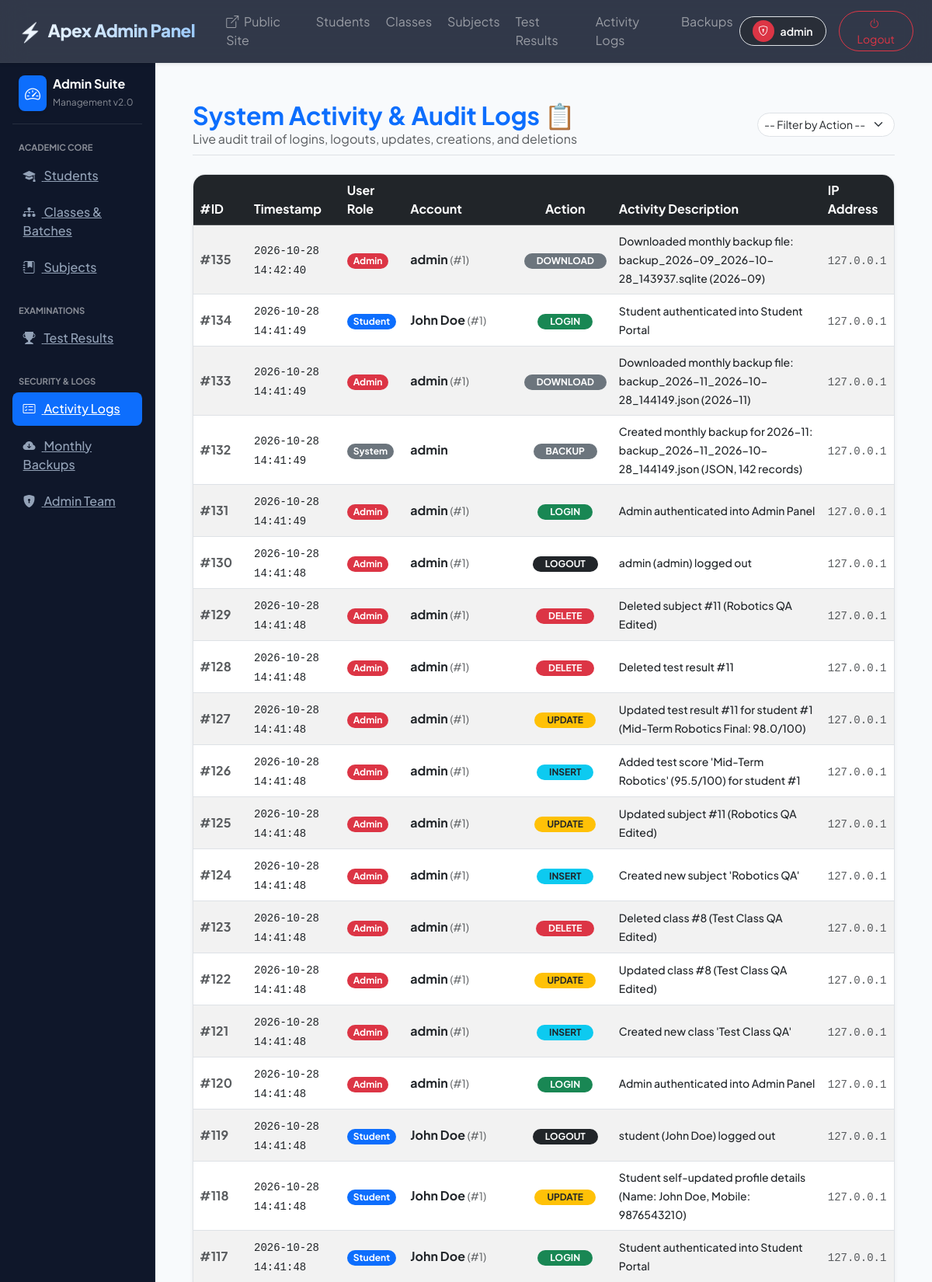
The app's page /logs.php (signed in, upper part) with its own data.
### tables this page shows
CREATE TABLE tbllogs (
            logid INTEGER PRIMARY KEY AUTOINCREMENT,
            user_type TEXT NOT NULL,
            user_id INTEGER,
            username TEXT NOT NULL,
            action TEXT NOT NULL,
            description TEXT NOT NULL,
            ip_address TEXT,
            timestamp TEXT NOT NULL
        );

### logs.php (the view, shortened to what this page needs)
<?php
include "dbms.php";
include "includes/top.php";
?>
<?php
include "includes/nav.php";
include "includes/left-side.php";
$sql = "SELECT * FROM tbllogs";
$params = [];
$sql .= " ORDER BY logid DESC LIMIT 200";
$stmt = $conn->prepare($sql);
$stmt->execute($params);
$logs = $stmt->fetchAll();
?>
<div class="d-flex justify-content-between align-items-center mb-4 border-bottom pb-2 flex-wrap gap-2">
    <div>
        <h2 class="text-primary fw-bold m-0">System Activity & Audit Logs 📋</h2>
        <p class="text-muted m-0">Live audit trail of logins, logouts, updates, creations, and deletions</p>
    </div>
    <div class="d-flex gap-2">
        <form method="GET" class="d-flex gap-2">
            <select name="action" class="form-select form-select-sm rounded-pill" onchange="this.form.submit()">
                <option value="">-- Filter by Action --</option>
            </select>
        </form>
    </div>
</div>
<div class="glass-card border shadow-sm rounded-4 overflow-hidden">
    <div class="table-responsive">
        <table class="table table-hover table-striped align-middle mb-0">
            <thead class="table-dark">
                <tr>
                    <th scope="col" style="width: 70px;">#ID</th>
                    <th scope="col">Timestamp</th>
                    <th scope="col">User Role</th>
                    <th scope="col">Account</th>
                    <th scope="col" class="text-center">Action</th>
                    <th scope="col">Activity Description</th>
                    <th scope="col">IP Address</th>
                </tr>
            </thead>
            <tbody>
            <?php if (empty($logs)): ?>
                <tr>
                    <td colspan="7" class="text-center text-muted py-5">No activity logs recorded yet.</td>
                </tr>
            <?php else: ?>
                <?php foreach ($logs as $log): ?>
                    <tr>
                        <td class="text-muted fw-bold">#<?php echo htmlspecialchars($log['logid']); ?></td>
                        <td><small class="font-monospace text-dark"><?php echo htmlspecialchars($log['timestamp']); ?></small></td>
                        <td>
                            <?php if ($log['user_type'] === 'Admin'): ?>
                                <span class="badge bg-danger rounded-pill px-2 py-1">Admin</span>
                            <?php elseif ($log['user_type'] === 'Student'): ?>
                                <span class="badge bg-primary rounded-pill px-2 py-1">Student</span>
                            <?php else: ?>
                                <span class="badge bg-secondary rounded-pill px-2 py-1"><?php echo htmlspecialchars($log['user_type']); ?></span>
                            <?php endif; ?>
                        </td>
                        <td>
                            <strong class="text-dark"><?php echo htmlspecialchars($log['username']); ?></strong>
                            <?php if ($log['user_id']): ?>
                                <small class="text-muted">(#<?php echo $log['user_id']; ?>)</small>
                            <?php endif; ?>
                        </td>
                        <td class="text-center">
                            <?php
                            $act = strtoupper($log['action']);
                            $badgeClass = 'bg-secondary';
                            if ($act === 'LOGIN') $badgeClass = 'bg-success';
                            elseif ($act === 'LOGOUT') $badgeClass = 'bg-dark';
                            elseif ($act === 'INSERT') $badgeClass = 'bg-info text-dark';
                            elseif ($act === 'UPDATE') $badgeClass = 'bg-warning text-dark';
                            elseif ($act === 'DELETE') $badgeClass = 'bg-danger';
                            ?>
                            <span class="badge <?php echo $badgeClass; ?> rounded-pill px-3 py-1"><?php echo $act; ?></span>
                        </td>
                        <td><span class="text-dark small fw-medium"><?php echo htmlspecialchars($log['description']); ?></span></td>
                        <td><small class="text-muted font-monospace"><?php echo htmlspecialchars($log['ip_address'] ?? '127.0.0.1'); ?></small></td>
                    </tr>
                <?php endforeach; ?>
            <?php endif; ?>
            </tbody>
        </table>
    </div>
</div>
<?php
include "includes/end.php";
?>

### style.css (style rules this page uses)
:root { --primary: #4f46e5; --primary-hover: #4338ca; --primary-light: #eef2ff; --secondary: #0ea5e9; --accent: #f59e0b; --success: #10b981; --danger: #ef4444; --dark-bg: #0f172a; --card-bg: rgba(255, 255, 255, 0.92); --glass-border: rgba(255, 255, 255, 0.4); --glass-shadow: 0 20px 40px -15px rgba(0, 0, 0, 0.07); --font-main: 'Plus Jakarta Sans', -apple-system, BlinkMacSystemFont, "Segoe UI", Roboto, sans-serif; }
body { font-family: var(--font-main); background-color: #f8fafc; color: #1e293b; overflow-x: hidden; margin: 0; padding: 0; }
.glass-card { background: var(--card-bg); backdrop-filter: blur(16px); -webkit-backdrop-filter: blur(16px); border: 1px solid var(--glass-border); border-radius: 1.25rem; box-shadow: var(--glass-shadow); transition: all 0.3s cubic-bezier(0.16, 1, 0.3, 1); }

### records on screen
tbllogs: logid "135", timestamp "2026-10-28 14:42:40", user_type "Admin", username "admin", user "1", action "DOWNLOAD", description "Downloaded monthly backup file: backup_2026-09_2026-10-28_143937.sqlite (2026-09)", ip_address "127.0.0.1"
tbllogs: logid "134", timestamp "2026-10-28 14:41:49", user_type "Student", username "John Doe", user "1", action "LOGIN", description "Student authenticated into Student Portal", ip_address "127.0.0.1"
tbllogs: logid "133", timestamp "2026-10-28 14:41:49", user_type "Admin", username "admin", user "1", action "DOWNLOAD", description "Downloaded monthly backup file: backup_2026-11_2026-10-28_144149.json (2026-11)", ip_address "127.0.0.1"
tbllogs: logid "132", timestamp "2026-10-28 14:41:49", user_type "System", username "admin", action "BACKUP", description "Created monthly backup for 2026-11: backup_2026-11_2026-10-28_144149.json (JSON, 142 records)", ip_address "127.0.0.1"
tbllogs: logid "131", timestamp "2026-10-28 14:41:49", user_type "Admin", username "admin", user "1", action "LOGIN", description "Admin authenticated into Admin Panel", ip_address "127.0.0.1"
tbllogs: logid "130", timestamp "2026-10-28 14:41:48", user_type "Admin", username "admin", user "1", action "LOGOUT", description "admin (admin) logged out", ip_address "127.0.0.1"
tbllogs: logid "129", timestamp "2026-10-28 14:41:48", user_type "Admin", username "admin", user "1", action "DELETE", description "Deleted subject #11 (Robotics QA Edited)", ip_address "127.0.0.1"
tbllogs: logid "128", timestamp "2026-10-28 14:41:48", user_type "Admin", username "admin", user "1", action "DELETE", description "Deleted test result #11", ip_address "127.0.0.1"
tbllogs: logid "127", timestamp "2026-10-28 14:41:48", user_type "Admin", username "admin", user "1", action "UPDATE", description "Updated test result #11 for student #1 (Mid-Term Robotics Final: 98.0/100)", ip_address "127.0.0.1"
tbllogs: logid "126", timestamp "2026-10-28 14:41:48", user_type "Admin", username "admin", user "1", action "INSERT", description "Added test score 'Mid-Term Robotics' (95.5/100) for student #1", ip_address "127.0.0.1"
tbllogs: logid "125", timestamp "2026-10-28 14:41:48", user_type "Admin", username "admin", user "1", action "UPDATE", description "Updated subject #11 (Robotics QA Edited)", ip_address "127.0.0.1"
tbllogs: logid "124", timestamp "2026-10-28 14:41:48", user_type "Admin", username "admin", user "1", action "INSERT", description "Created new subject 'Robotics QA'", ip_address "127.0.0.1"
tbllogs: logid "123", timestamp "2026-10-28 14:41:48", user_type "Admin", username "admin", user "1", action "DELETE", description "Deleted class #8 (Test Class QA Edited)", ip_address "127.0.0.1"
tbllogs: logid "122", timestamp "2026-10-28 14:41:48", user_type "Admin", username "admin", user "1", action "UPDATE", description "Updated class #8 (Test Class QA Edited)", ip_address "127.0.0.1"
tbllogs: logid "121", timestamp "2026-10-28 14:41:48", user_type "Admin", username "admin", user "1", action "INSERT", description "Created new class 'Test Class QA'", ip_address "127.0.0.1"
tbllogs: logid "120", timestamp "2026-10-28 14:41:48", user_type "Admin", username "admin", user "1", action "LOGIN", description "Admin authenticated into Admin Panel", ip_address "127.0.0.1"
tbllogs: logid "119", timestamp "2026-10-28 14:41:48", user_type "Student", username "John Doe", user "1", action "LOGOUT", description "student (John Doe) logged out", ip_address "127.0.0.1"
tbllogs: logid "118", timestamp "2026-10-28 14:41:48", user_type "Student", username "John Doe", user "1", action "UPDATE", description "Student self-updated profile details (Name: John Doe, Mobile: 9876543210)", ip_address "127.0.0.1"
tbllogs: logid "117", timestamp "2026-10-28 14:41:48", user_type "Student", username "John Doe", user "1", action "LOGIN", description "Student authenticated into Student Portal", ip_address "127.0.0.1"

### other values on screen
$_SESSION['adminusername'] "admin"
